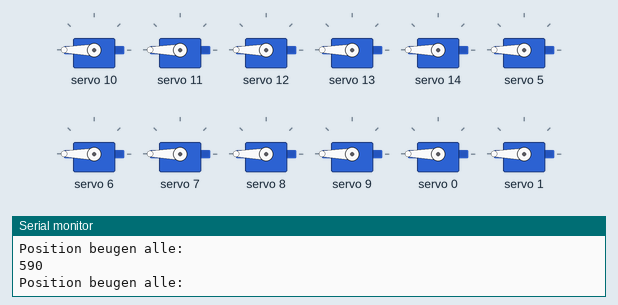
Recording of a sketch running on a simulated Arduino Uno, built with avr-gcc and run on an emulated ATmega328P. On the bench: 12 × servo, the last lines printed to the serial monitor.

Above: at 0.1 s.
At 9.5 s:
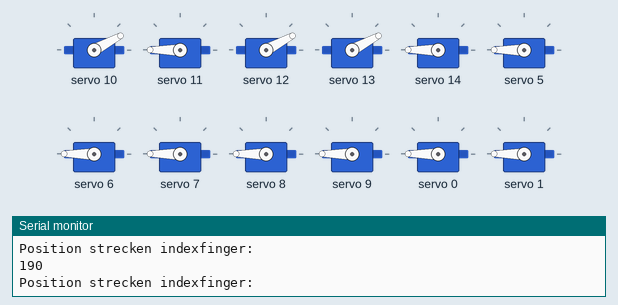
At 10.4 s:
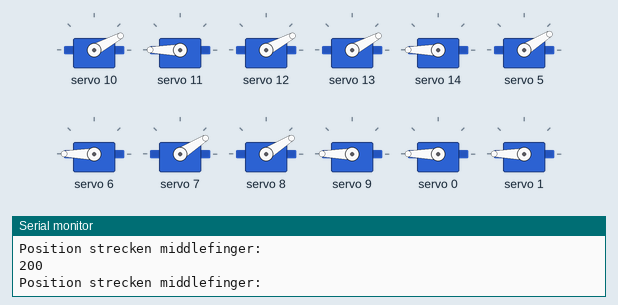
At 17.0 s:
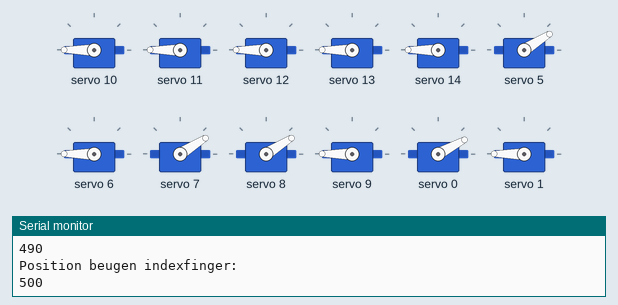
At 18.6 s:
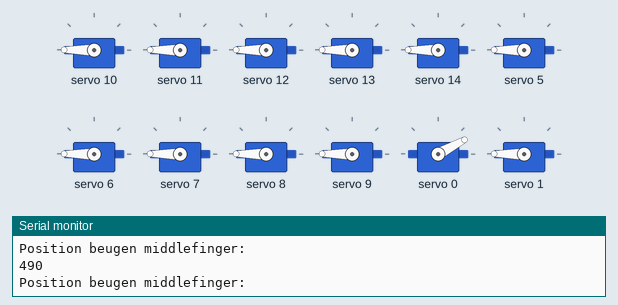
At 34.5 s:
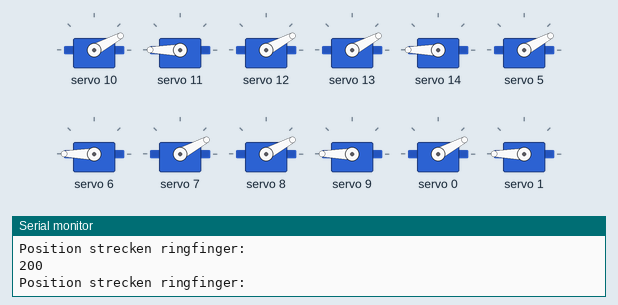
Timing chart, 0 to 40.0 s (numbered marks = the images above):
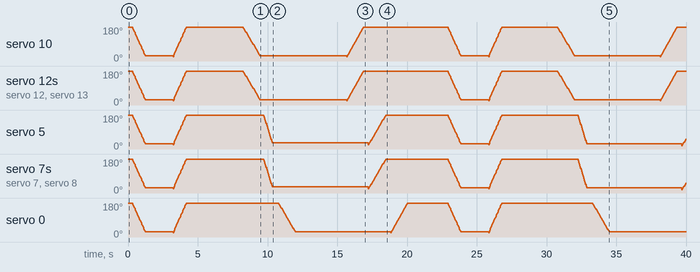

The sketch:

first_prototype_5fingers.ino
```cpp
#include <Wire.h>
#include <Adafruit_PWMServoDriver.h>

//600 is the 'maximum' pulse length count (out of 4096)
int pos1 = 600; // indexfinger
int pos2 = 600; // middlefinger
int pos3 = 600; // ringfinger
int pos4 = 600; // pinky
int pos5 = 600; // thumb
int pos123 = 600; // for the movements flexion & stretch


////////////////////////////////////////////////////////
///////////////////    CONSTANTS    ///////////////////
////////////////////////////////////////////////////////
const int UNTERES_LIMIT = 170; // this value depends on the adjustment of the servos
const int OBERES_LIMIT = 580; // this value depends on the adjustment of the servos
const int SCHRITTWEITE = 10; // setting up the step size of the servos

// There are two different adresses for the two Adafruit motor boards: pwm & pwm2
Adafruit_PWMServoDriver pwm = Adafruit_PWMServoDriver(0x40);
Adafruit_PWMServoDriver pwm2 = Adafruit_PWMServoDriver(0x41);

void setup() {
  // put your setup code here, to run once:
  Serial.begin(9600);
  Serial.println("movement of the roboy hand");
  pwm.begin();
  pwm2.begin();

  // Servos run at ~50 Hz updates
  pwm.setPWMFreq(50);
  pwm2.setPWMFreq(50);
  yield();
}

////////////////////////////////////////////////////////
//////////////////    FLEXION_ALL    ///////////////////
////////////////////////////////////////////////////////

void strecken_beugen_alle_gleichzeitig(){
  while( pos123 <= OBERES_LIMIT )
  {
    // indexfinger motors: 10, 11, 12, 13, 14 (pwm board)
    // motor10: stretch, motor11: tilt left, motor12: finger flexion, motor13: fingertip flexion, motor14: tilt right
    pwm.setPWM(10, 0, pos123);
    pwm.setPWM(11, 0, 600);
    pwm.setPWM(12, 0, pos123);
    pwm.setPWM(13, 0, pos123);
    pwm.setPWM(14, 0, 600);

    // middlefinger motors: 5, 6, 7, 8, 9 (pwm board)
    // motor5: stretch, motor6: tilt left, motor7: finger flexion, motor8: fingertip flexion, motor9: tilt right
    pwm.setPWM(5, 0, pos123);
    pwm.setPWM(6, 0, 600);
    pwm.setPWM(7, 0, pos123);
    pwm.setPWM(8, 0, pos123);
    pwm.setPWM(9, 0, 600);

    // ringfinger motors: 0, 1, 2, 3, 4 (pwm board)
    // motor0: stretch, motor1: tilt left, motor2: finger flexion, motor3: fingertip flexion, motor4: tilt right
    pwm.setPWM(0, 0, pos123);
    pwm.setPWM(1, 0, 600);
    pwm.setPWM(2, 0, pos123);
    pwm.setPWM(3, 0, pos123);
    pwm.setPWM(4, 0, 600);

    // pinky motors: 5, 6, 7, 8, 9 (pwm2 board)
    // motor5: stretch, motor6: tilt left, motor7: finger flexion, motor8: fingertip flexion, motor9: tilt right
    pwm2.setPWM(5, 0, pos123);
    pwm2.setPWM(6, 0, 600);
    pwm2.setPWM(7, 0, pos123);
    pwm2.setPWM(8, 0, pos123);
    pwm2.setPWM(9, 0, 600);

    // thumb motors: 0, 1, 2, 3, 4 (pwm2 board)
    // motor0: stretch, motor1: tilt left, motor2: finger flexion, motor3: fingertip flexion, motor4: tilt right
    pwm2.setPWM(0, 0, pos123);
    pwm2.setPWM(1, 0, 600);
    pwm2.setPWM(2, 0, pos123);
    pwm2.setPWM(3, 0, pos123);
    pwm2.setPWM(4, 0, 600);

    Serial.println("Position beugen alle:");
    Serial.println(pos123);
                pos123+=SCHRITTWEITE;
       }
}


void strecken_beugen_indexfinger(){

do
   {
    // indexfinger motors: 10, 11, 12, 13, 14 (pwm board)
    // motor10: stretch, motor11: tilt left, motor12: finger flexion, motor13: fingertip flexion, motor14: tilt right
    pwm.setPWM(10, 0, pos1);
    pwm.setPWM(11, 0, 600);
    pwm.setPWM(12, 0, pos1);
    pwm.setPWM(13, 0, pos1);
    pwm.setPWM(14, 0, 600);
    Serial.println("Position beugen indexfinger:");
    Serial.println(pos1);
    pos1+=SCHRITTWEITE;


//    delay(0.5);
   } while (pos1 <= 580);
}

void strecken_beugen_middlefinger(){

do
   {
    // middlefinger motors: 5, 6, 7, 8, 9 (pwm board)
    // motor5: stretch, motor6: tilt left, motor7: finger flexion, motor8: fingertip flexion, motor9: tilt right
    pwm.setPWM(5, 0, pos2);
    pwm.setPWM(6, 0, 600);
    pwm.setPWM(7, 0, pos2);
    pwm.setPWM(8, 0, pos2);
    pwm.setPWM(9, 0, 600);
    Serial.println("Position beugen middlefinger:");
    Serial.println(pos2);
    pos2+=SCHRITTWEITE;


//    delay(0.5);
   } while (pos2 <= 580);
}


void strecken_beugen_ringfinger(){

do
   {
    // ringfinger motors: 0, 1, 2, 3, 4 (pwm board)
    // motor0: stretch, motor1: tilt left, motor2: finger flexion, motor3: fingertip flexion, motor4: tilt right
    pwm.setPWM(0, 0, pos3);
    pwm.setPWM(1, 0, 600);
    pwm.setPWM(2, 0, pos3);
    pwm.setPWM(3, 0, pos3);
    pwm.setPWM(4, 0, 600);
    Serial.println("Position beugen ringfinger:");
    Serial.println(pos3);
    pos3+=SCHRITTWEITE;


//    delay(0.5);
   } while (pos3 <= 580);
}

void strecken_beugen_pinky(){

do
   {
    // pinky motors: 5, 6, 7, 8, 9 (pwm2 board)
    // motor5: stretch, motor6: tilt left, motor7: finger flexion, motor8: fingertip flexion, motor9: tilt right
    pwm2.setPWM(5, 0, pos4);
    pwm2.setPWM(6, 0, 600);
    pwm2.setPWM(7, 0, pos4);
    pwm2.setPWM(8, 0, pos4);
    pwm2.setPWM(9, 0, 600);
    Serial.println("Position beugen pinky:");
    Serial.println(pos4);
    pos4+=SCHRITTWEITE;


//    delay(0.5);
   } while (pos4 <= 580);
}

void strecken_beugen_thumb(){

do
   {
    // thumb motors: 0, 1, 2, 3, 4 (pwm2 board)
    // motor0: stretch, motor1: tilt left, motor2: finger flexion, motor3: fingertip flexion, motor4: tilt right
    pwm2.setPWM(0, 0, pos5);
    pwm2.setPWM(1, 0, 600);
    pwm2.setPWM(2, 0, pos5);
    pwm2.setPWM(3, 0, pos5);
    pwm2.setPWM(4, 0, 600);
    Serial.println("Position beugen thumb:");
    Serial.println(pos5);
    pos5+=SCHRITTWEITE;


//    delay(0.5);
   } while (pos5 <= 580);
}

////////////////////////////////////////////////////////
//////////////////    STRETCH_ALL    ///////////////////
////////////////////////////////////////////////////////

void beugen_strecken_alle_gleichzeitig(){
  while( pos123 >= UNTERES_LIMIT )
  {
    // indexfinger motors: 10, 11, 12, 13, 14 (pwm board)
    // motor10: stretch, motor11: tilt left, motor12: finger flexion, motor13: fingertip flexion, motor14: tilt right
    pwm.setPWM(10, 0, pos123);
    pwm.setPWM(11, 0, 600);
    pwm.setPWM(12, 0, pos123);
    pwm.setPWM(13, 0, pos123);
    pwm.setPWM(14, 0, 600);

    // middlefinger motors: 5, 6, 7, 8, 9 (pwm board)
    // motor5: stretch, motor6: tilt left, motor7: finger flexion, motor8: fingertip flexion, motor9: tilt right
    pwm.setPWM(5, 0, pos123);
    pwm.setPWM(6, 0, 600);
    pwm.setPWM(7, 0, pos123);
    pwm.setPWM(8, 0, pos123);
    pwm.setPWM(9, 0, 600);

    // ringfinger motors: 0, 1, 2, 3, 4 (pwm board)
    // motor0: stretch, motor1: tilt left, motor2: finger flexion, motor3: fingertip flexion, motor4: tilt right
    pwm.setPWM(0, 0, pos123);   // ringfinger motors: 0, 1, 2, 3, 4 (pwm board)
    pwm.setPWM(1, 0, 600);
    pwm.setPWM(2, 0, pos123);
    pwm.setPWM(3, 0, pos123);
    pwm.setPWM(4, 0, 600);

    // pinky motors: 5, 6, 7, 8, 9 (pwm2 board)
    // motor5: stretch, motor6: tilt left, motor7: finger flexion, motor8: fingertip flexion, motor9: tilt right
    pwm2.setPWM(5, 0, pos123);
    pwm2.setPWM(6, 0, 600);
    pwm2.setPWM(7, 0, pos123);
    pwm2.setPWM(8, 0, pos123);
    pwm2.setPWM(9, 0, 600);

    // thumb motors: 0, 1, 2, 3, 4 (pwm2 board)
    // motor0: stretch, motor1: tilt left, motor2: finger flexion, motor3: fingertip flexion, motor4: tilt right
    pwm2.setPWM(0, 0, pos123);
    pwm2.setPWM(1, 0, 600);
    pwm2.setPWM(2, 0, pos123);
    pwm2.setPWM(3, 0, pos123);
    pwm2.setPWM(4, 0, 600);


    Serial.println("Position beugen alle:");
    Serial.println(pos123);
                pos123-=SCHRITTWEITE;
       }
}


void beugen_strecken_indexfinger(){

do
   {
     // indexfinger motors: 10, 11, 12, 13, 14 (pwm board)
    // motor10: stretch, motor11: tilt left, motor12: finger flexion, motor13: fingertip flexion, motor14: tilt right
    pwm.setPWM(10, 0, pos1);
    pwm.setPWM(11, 0, 600);
    pwm.setPWM(12, 0, pos1);
    pwm.setPWM(13, 0, pos1);
    pwm.setPWM(14, 0, 600);
    Serial.println("Position strecken indexfinger:");
    Serial.println(pos1);
    pos1-=SCHRITTWEITE;


//    delay(0.5);
   } while (pos1 >= 170);
}

void beugen_strecken_middlefinger(){

do
   {
    // middlefinger motors: 5, 6, 7, 8, 9 (pwm board)
    // motor5: stretch, motor6: tilt left, motor7: finger flexion, motor8: fingertip flexion, motor9: tilt right
    pwm.setPWM(5, 0, pos2);
    pwm.setPWM(6, 0, 600);
    pwm.setPWM(7, 0, pos2);
    pwm.setPWM(8, 0, pos2);
    pwm.setPWM(9, 0, 600);
    Serial.println("Position strecken middlefinger:");
    Serial.println(pos2);
    pos2-=20;


//    delay(0.5);
   } while (pos2 >= 170);
}


void beugen_strecken_ringfinger(){

do
   {
    // ringfinger motors: 0, 1, 2, 3, 4 (pwm board)
    // motor0: stretch, motor1: tilt left, motor2: finger flexion, motor3: fingertip flexion, motor4: tilt right
    pwm.setPWM(0, 0, pos3);
    pwm.setPWM(1, 0, 600);
    pwm.setPWM(2, 0, pos3);
    pwm.setPWM(3, 0, pos3);
    pwm.setPWM(4, 0, 600);
    Serial.println("Position strecken ringfinger:");
    Serial.println(pos3);
    pos3-=SCHRITTWEITE;


//    delay(0.5);
   } while (pos3 >= 170);
}

void beugen_strecken_pinky(){

do
   {
    // pinky motors: 5, 6, 7, 8, 9 (pwm2 board)
    // motor5: stretch, motor6: tilt left, motor7: finger flexion, motor8: fingertip flexion, motor9: tilt right
    pwm2.setPWM(5, 0, pos4);
    pwm2.setPWM(6, 0, 600);
    pwm2.setPWM(7, 0, pos4);
    pwm2.setPWM(8, 0, pos4);
    pwm2.setPWM(9, 0, 600);
    Serial.println("Position strecken pinky:");
    Serial.println(pos4);
    pos4-=SCHRITTWEITE;


//    delay(0.5);
   } while (pos4 >= 170);
}

void beugen_strecken_thumb(){

do
   {
    // thumb motors: 0, 1, 2, 3, 4 (pwm2 board)
    // motor0: stretch, motor1: tilt left, motor2: finger flexion, motor3: fingertip flexion, motor4: tilt right
    pwm2.setPWM(0, 0, pos5);
    pwm2.setPWM(1, 0, 600);
    pwm2.setPWM(2, 0, pos5);
    pwm2.setPWM(3, 0, pos5);
    pwm2.setPWM(4, 0, 600);
    Serial.println("Position strecken thumb:");
    Serial.println(pos5);
    pos5-=SCHRITTWEITE;


//    delay(0.5);
   } while (pos5 >= 170);
}


void loop() {

beugen_strecken_alle_gleichzeitig(); // movement from flexion to stretch
delay(2000);
strecken_beugen_alle_gleichzeitig(); // movement from stretch to flexion
delay(2000);

// movement stretch, all fingers seperately
beugen_strecken_thumb();
beugen_strecken_indexfinger();
beugen_strecken_middlefinger();
beugen_strecken_ringfinger();
beugen_strecken_pinky();


delay(1000);
// movement flexion, all fingers seperately
strecken_beugen_thumb();
strecken_beugen_indexfinger();
strecken_beugen_middlefinger();
strecken_beugen_ringfinger();
strecken_beugen_pinky();

delay(1000);

}
```
